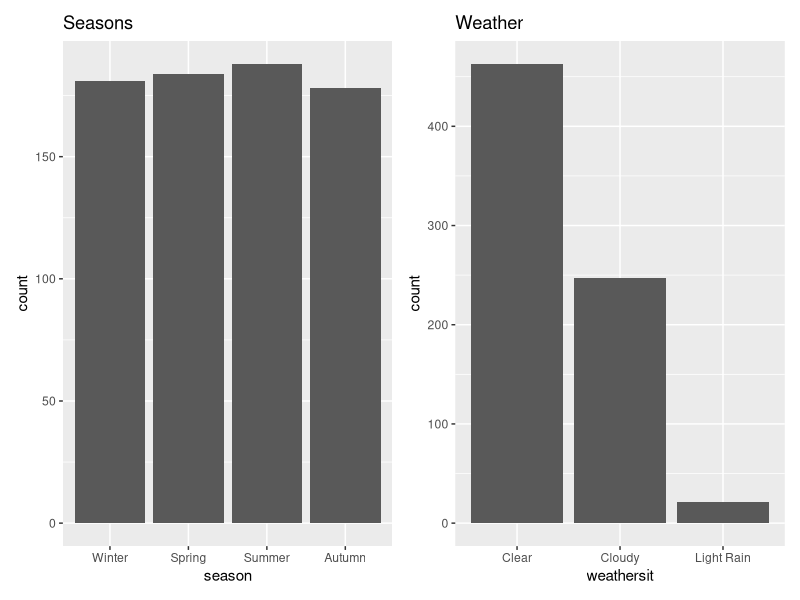

The R source for this figure: (Note: this script raises an error after producing the figure.)
library(ggplot2)
library(patchwork)
library(dplyr)
library(knitr)


dataset <- read.csv("HW1_bike_sharing.csv", header = TRUE, sep = ',')


# ===== Item n.1 ===== 

# (classify the variables by type (categorical or numerical))
sprintf("Record index: Numerical, Discrete")
sprintf("Date of observation: Categorical")
sprintf("Season: Categorical, ordinal")
sprintf("Weather condition: Categorical, nominal")
sprintf("Temperature in C: Numerical, continuous")
sprintf("Number of casual users: Numerical, discrete")
sprintf("Number of registered users: Numerical, discrete")

# Identify the number of observations 
num_row <- nrow(dataset)

#Start and end dates
start_date <- dataset[1, "dteday"]
end_date <- dataset[731, "dteday"]

#===== Item n.2 =====

#Temperature
m_temp <- mean(dataset$temp) # Mean of the temperature inputs
q_temp <- quantile(dataset$temp, probs = c(0.25, 0.50, 0.75), na.rm = TRUE) # Gets all quantiles 
med_temp <- median(dataset$temp)

#Casual users
m_casual <- mean(dataset$casual) # Mean of the casual users inputs
q_casual <- quantile(dataset$casual, probs = c(0.25, 0.50, 0.75), na.rm = TRUE) # Gets all quantiles 
med_casual <- median(dataset$casual)

#Registered users
m_registered <- mean(dataset$registered) # Mean of the registered inputs
q_registered <- quantile(dataset$registered, probs = c(0.25, 0.50, 0.75), na.rm = TRUE) # Gets all quantiles 
med_registered <- median(dataset$registered)

#Create the table
table1 <- data.frame(
  Mean = c(mean(dataset$temp, na.rm = TRUE), 
           mean(dataset$casual, na.rm = TRUE), 
           mean(dataset$registered, na.rm = TRUE)),
  
  Median = c(median(dataset$temp, na.rm = TRUE), 
             median(dataset$casual, na.rm = TRUE), 
             median(dataset$registered, na.rm = TRUE)),
  
  Q1 = c(quantile(dataset$temp, 0.25, na.rm = TRUE), 
         quantile(dataset$casual, 0.25, na.rm = TRUE), 
         quantile(dataset$registered, 0.25, na.rm = TRUE)),
  
  Q = c(quantile(dataset$temp, 0.50, na.rm = TRUE), 
        quantile(dataset$casual, 0.50, na.rm = TRUE), 
        quantile(dataset$registered, 0.50, na.rm = TRUE)),
  
  Q3 = c(quantile(dataset$temp, 0.75, na.rm = TRUE), 
         quantile(dataset$casual, 0.75, na.rm = TRUE), 
         quantile(dataset$registered, 0.75, na.rm = TRUE))
)

rownames(table1) <- c("Temperature", "Casual users", "Registered users")
cat("\n===== Measures of central tendency and quartiles =====\n\n")
print(table1)

#===== Item n. 3 =====

# Convert to factor and assign labels
dataset$season <- factor(dataset$season,
                      levels = c(1, 2, 3, 4),
                      labels = c("Winter", "Spring", "Summer", "Autumn"))

dataset$weathersit <- ordered(dataset$weathersit,
                           levels = c(1, 2, 3, 4),
                           labels = c("Clear", "Cloudy", "Light Rain", "Heavy Rain"))
# Bar plot for both variables
plot_season <- ggplot(dataset, aes(x = season)) + geom_bar() + labs(title = "Seasons")
plot_weather <- ggplot(dataset, aes(x = weathersit)) + geom_bar() + labs(title = "Weather")

# Arrange plots side by side
plot_season + plot_weather

# Create a total users column first
dataset$total_users <- dataset$casual + dataset$registered

#Season summary
season_summary <- dataset %>%
  group_by(season) %>%
  summarise(
    total_casual = sum(casual, na.rm = TRUE),
    total_registered = sum(registered, na.rm = TRUE),
    total_users = sum(total_users, na.rm = TRUE),
    average_users = mean(total_users, na.rm = TRUE),
    n_observations = n()
  ) %>%
  arrange(desc(total_users))

# View the results
print(season_summary)

#Find the winner
season_summary[which.max(season_summary$total_users), ]

#Weather summary
weather_summary <- dataset %>%
  group_by(weathersit) %>%
  summarise(
    total_casual = sum(casual, na.rm = TRUE),
    total_registered = sum(registered, na.rm = TRUE),
    total_users = sum(casual + registered, na.rm = TRUE),
    average_daily_users = mean(casual + registered, na.rm = TRUE),
    number_of_days = n(),
    # Calculate usage per day to account for unequal sample sizes
    avg_usage_per_day = total_users / number_of_days
  ) %>%
  arrange(desc(total_users))

# View the results
print(weather_summary)

#Find the winner
weather_summary[which.max(weather_summary$total_users), ]

#===== Item n.4 ===== 

head(bike_data[c("casual_users", "registered_users", "total_users")])

# Convert date if it's not already in Date format
if (!inherits(dataset$dteday, "Date")) {
  dataset$dteday <- as.Date(dataset$dteday)
}

# Plot 1: Total Users Over Time
p1 <- ggplot(dataset, aes(x = dteday, y = total_users)) +
  geom_line(color = "steelblue", linewidth = 0.8) +
  geom_smooth(method = "loess", color = "red", se = FALSE, linetype = "dashed") +
  labs(title = "Time Series of Total Bike Users",
       x = "Date",
       y = "Total Users per Day") +
  theme_minimal()

# Plot 2: Temperature Over Time
p2 <- ggplot(dataset, aes(x = dteday, y = temp)) +
  geom_line(color = "darkorange", linewidth = 0.8) +
  geom_smooth(method = "loess", color = "red", se = FALSE, linetype = "dashed") +
  labs(title = "Time Series of Temperature",
       x = "Date",
       y = "Temperature") +
  theme_minimal()

# Arrange plots vertically
p1 / p2

